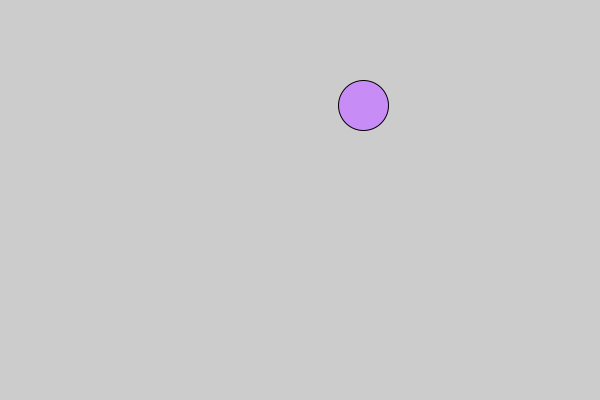
Frame 1 (no input)
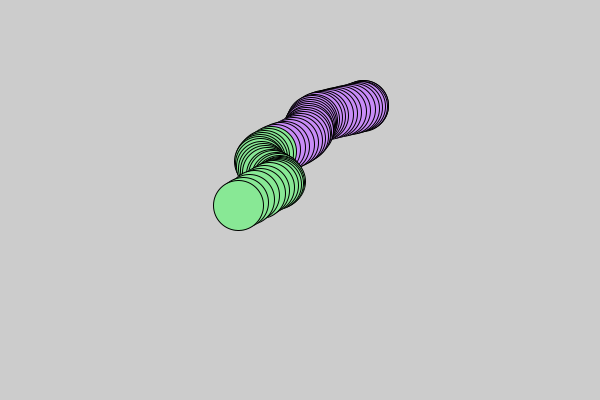
Frame 60 (the mouse pressed at the canvas centre just before this capture)
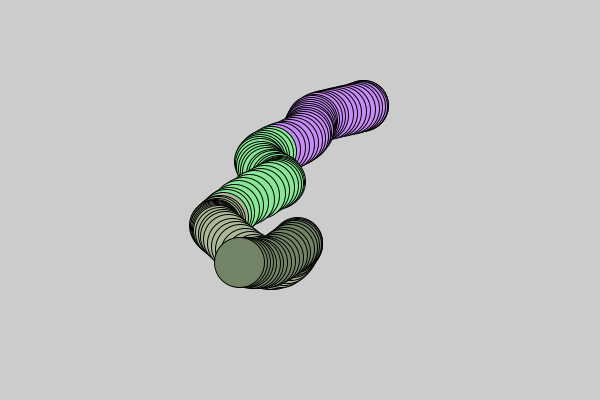
Frame 120 (the mouse held since frame 60 and released just before this capture)

The Processing sketch that drew these frames (run headless with seeded random() and noise(); from frame 60 on, the mouse is pressed at the canvas centre):

// Processing sketch: bouncing_ball_demo_2_noise_
// ── bouncing_ball_demo_2_noise_.pde
// Ball Demo (with noise) - Day 1
// Demonstrates: booleans, if statements, noise(), frameRate()

// Position and speed variables
float x, y;
float ballSize = 50;
float xoff = 0.0;
float yoff = 1000.0;
int colorCount = 0;


// Color variables
float r, g, b;

void setup() {
  size(600, 400);
  
  
  // Random initial color
  r = random(100, 255);
  g = random(100, 255);
  b = random(100, 255);
  
  // Control animation speed
  frameRate(60);  // 60 frames per second
}

void draw() {
 
  
  // Offset with noise
  x = map(noise(xoff), 0, 1, 0, width);
  y = map(noise(yoff), 0, 1, 0, height);
  
  // Move along the noise graph
  xoff += .01;
  yoff += .01;
  
  
  // Draw the ball
  fill(r, g, b);
  circle(x, y, ballSize);
  
  //Change color over time
  if (colorCount > 30){
    r = random(100, 255);
    g = random(100, 255);
    b = random(100, 255);
    colorCount = 0;
  }  
  colorCount++;
}
